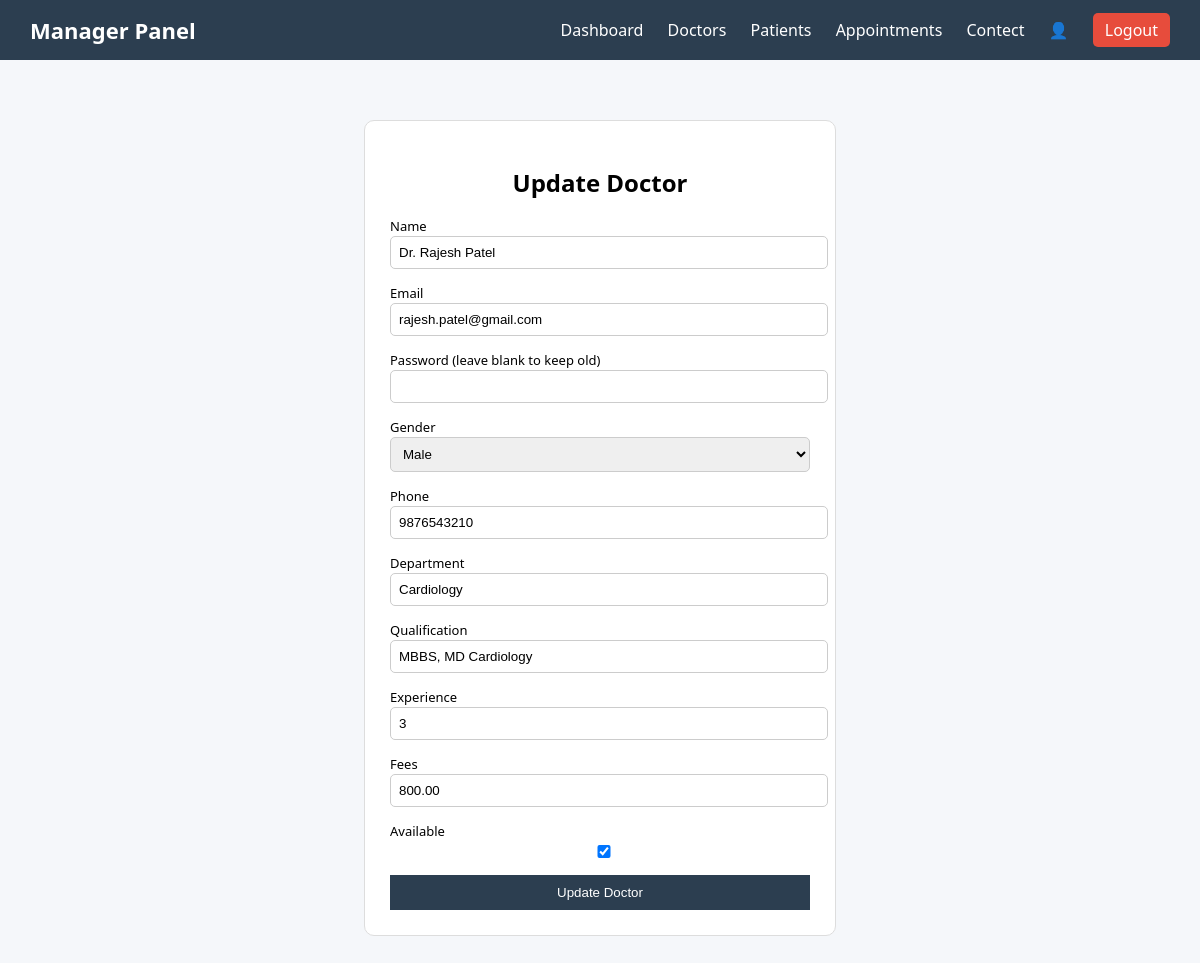
Page /app/update_doctor/19/ on the committed database.
### app1/models.py (models this page shows, shortened)
class doctor(models.Model):
    name = models.CharField(max_length=100)
    email = models.EmailField(unique=True)
    password = models.CharField(max_length=100)
    gender = models.CharField(max_length=10)
    phone = models.CharField(max_length=15)
    department = models.CharField(max_length=100)
    qualification = models.CharField(max_length=100)
    experience = models.IntegerField()
    fees = models.DecimalField(max_digits=8, decimal_places=2, null=True, blank=True)
    availability = models.BooleanField(default=True)

### app1/views.py (the view, shortened to what this page needs)
# urls.py: path('update_doctor/<int:id>/',update_doctor, name='update_doctor'),
def update_doctor(request, id):
    doc = get_object_or_404(doctor, id=id)
    error = ""
    success = ""
    return render(request, 'manager/update.html', {
        'doc': doc,
        'error': error,
        'success': success
    })

### app1/templates/manager/update.html (shortened to what this page needs)
{% include 'manager/navbar.html' %}
{% block content %}
{% load static %}
<!DOCTYPE html>
<html lang="en">
<head>
    <link rel="stylesheet" href={% static "CSS/manager/update_doctor.css" %}>
</head>
<body>
<div class="form-container">
    <h2>Update Doctor</h2>
    <form method="POST">
        <div class="form-group">
            <label>Name</label>
            <input type="text" name="name" value="{{ doc.name }}" required>
        </div>
        <div class="form-group">
            <label>Email</label>
            <input type="email" name="email" value="{{ doc.email }}" required>
        </div>
        <div class="form-group">
            <label>Password (leave blank to keep old)</label>
            <input type="password" name="password">
        </div>
        <div class="form-group">
            <label>Gender</label>
            <select name="gender">
                <option {% if doc.gender == "Male" %}selected{% endif %}>Male</option>
            </select>
        </div>
        <div class="form-group">
            <label>Phone</label>
            <input type="text" name="phone" value="{{ doc.phone }}" required>
        </div>
        <div class="form-group">
            <label>Department</label>
            <input type="text" name="department" value="{{ doc.department }}" required>
        </div>
        <div class="form-group">
            <label>Qualification</label>
            <input type="text" name="qualification" value="{{ doc.qualification }}" required>
        </div>
        <div class="form-group">
            <label>Experience</label>
            <input type="number" name="experience" value="{{ doc.experience }}" min="0" required>
        </div>
         <div class="form-group">
            <label>Fees</label>
            <input type="number" name="fees" value="{{ doc.fees }}" required>
        </div>
        <div class="form-group">
            <label>
                Available
                <input type="checkbox" name="availability" {% if doc.availability %}checked{% endif %}>
            </label>
        </div>
        <button type="submit">Update Doctor</button>
    </form>
</div>
</body>
</html>
{% endblock content %}

### app1/static/CSS/manager/navbar.css (style rules this page uses)
body { margin: 0; font-family: Arial, sans-serif; }

### app1/static/CSS/manager/update_doctor.css (style rules this page uses)
body { margin: 0; font-family: 'Segoe UI', sans-serif; background: #f5f7fa; }
.form-container { width: 420px; margin: 60px auto; padding: 25px; background: #fff; border: 1px solid #ddd; border-radius: 10px; }
h2 { text-align: center; margin-bottom: 15px; }
.form-group { margin-bottom: 12px; }
label { font-size: 13px; }
input, select { width: 100%; padding: 8px; border: 1px solid #ccc; border-radius: 5px; }
button { width: 100%; padding: 10px; background: #2c3e50; color: white; border: none; }

### rows in the picture
doctor: name "Dr. Rajesh Patel", email "rajesh.patel@gmail.com", gender "Male", phone "9876543210", department "Cardiology", qualification "MBBS, MD Cardiology", experience "3", fees "800.00", availability "☑"
